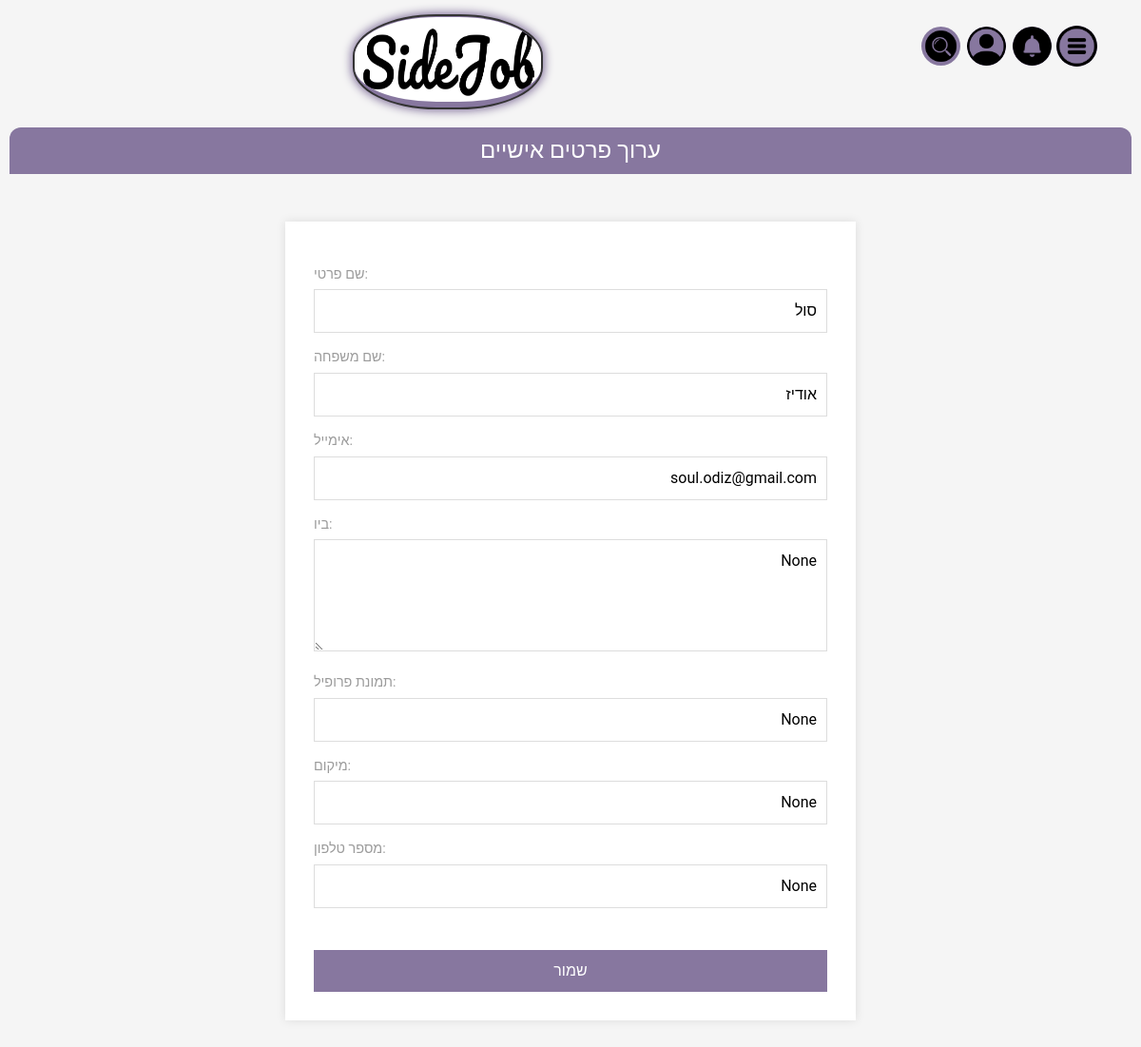
/edit_user (signed in), run on the app's committed database.
### app.py (models this page shows)
class User(db.Model):
    id = db.Column(db.Integer, primary_key=True)
    username = db.Column(db.String(64), unique=True, nullable=False)
    password_hash = db.Column(db.String(128), nullable=False)
    email = db.Column(db.String(120), unique=True, nullable=False)
    first_name = db.Column(db.String(60), nullable=False)
    last_name = db.Column(db.String(60), nullable=False)
    user_profile = db.relationship('Profile', back_populates='user', uselist=False)
    hires = db.relationship('CrewMemberHire', backref='customer', lazy='dynamic')
    is_crew_member = db.Column(db.Boolean, default=False)
    crew_member = db.relationship('CrewMember', back_populates='user', uselist=False)

class Profile(db.Model):
    id = db.Column(db.Integer, primary_key=True)
    user_id = db.Column(db.Integer, db.ForeignKey('user.id'), nullable=False)
    user = db.relationship('User', back_populates='user_profile')
    bio = db.Column(db.String(300), nullable=True)
    profile_picture = db.Column(db.String(100), nullable=True)
    location = db.Column(db.String(100), nullable=True)
    phone_number = db.Column(db.String(20), nullable=True)

### app.py (the view)
@app.route('/edit_user', methods=['GET', 'POST'])
def edit_user():
    if 'user_id' not in session:
        return redirect(url_for('login'))
    user = User.query.get(session['user_id'])
    if not user:
        flash('User not found.', 'danger')
        return redirect(url_for('index'))
    if request.method == 'POST':
        user.first_name = request.form['first_name']
        user.last_name = request.form['last_name']
        user.email = request.form['email']
        user.user_profile.bio = request.form['bio']
        user.user_profile.profile_picture = request.form['profile_picture']
        user.user_profile.location = request.form['location']
        user.user_profile.phone_number = request.form['phone_number']
        db.session.commit()
        flash('User information updated successfully!', 'success')
        return redirect(url_for('index'))
    else:
        return render_template('edit_user.html', current_user=user)

### templates/edit_user.html (shortened to what this page needs)
{% extends 'base.html' %}
{% block content %}
<h4>ערוך פרטים אישיים</h4>
  <form method="POST" action="{{ url_for('edit_user') }}">
    <label for="first_name">:שם פרטי</label>
    <input type="text" id="first_name" name="first_name" value="{{ current_user.first_name }}" required><br>
    <label for="last_name">:שם משפחה</label>
    <input type="text" id="last_name" name="last_name" value="{{ current_user.last_name }}" required><br>
    <label for="email">:אימייל</label>
    <input type="email" id="email" name="email" value="{{ current_user.email }}" required><br>
    <label for="bio">:ביו</label>
    <textarea id="bio" name="bio" rows="4">{{ current_user.user_profile.bio }}</textarea><br>
    <label for="profile_picture">:תמונת פרופיל</label>
    <input type="text" id="profile_picture" name="profile_picture" value="{{ current_user.user_profile.profile_picture }}"><br>
    <label for="location">:מיקום</label>
    <input type="text" id="location" name="location" value="{{ current_user.user_profile.location }}"><br>
    <label for="phone_number">:מספר טלפון</label>
    <input type="text" id="phone_number" name="phone_number" value="{{ current_user.user_profile.phone_number }}"><br><br>
    <input type="submit" value="שמור">
  </form>
{% endblock %}

### templates/base.html (style rules this page uses)
body { padding: 0vw; margin: 10px; box-sizing: border-box; padding-top: 50px; }

### templates/edit_user.html (style rules this page uses)
body { font-family: 'Roboto', sans-serif; background-color: #f5f5f5; }
form { max-width: 600px; margin: 50px auto; padding: 30px; background-color: #fff; box-shadow: 0px 0px 10px 0px rgba(0,0,0,0.1); direction: rtl; }
label { display: block; margin: 15px 0 5px; color: #9b9b9b; font-size: 0.9em; }
input, textarea { width: 100%; padding: 10px; border: 1px solid #ddd; box-sizing: border-box; font-size: 1em; }
input[type="submit"] { background-color: #87779F; color: white; cursor: pointer; border: none; margin-top: 20px; }
h4 { padding: 10px 25px; margin-top: 50px; background: #87779F; color: #fff; border-radius: 12px 12px 0 0; text-align: center; }

### data on the page
User: first_name "סול", last_name "אודיז", email "soul.odiz@gmail.com"
Profile: bio "None", profile_picture "None", location "None", phone_number "None"
